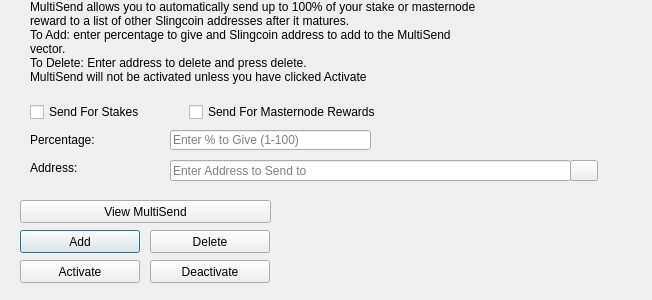
<?xml version="1.0" encoding="UTF-8"?>
<ui version="4.0">
 <class>MultiSendDialog</class>
 <widget class="QDialog" name="MultiSendDialog">
  <property name="windowModality">
   <enum>Qt::NonModal</enum>
  </property>
  <property name="geometry">
   <rect>
    <x>0</x>
    <y>0</y>
    <width>652</width>
    <height>300</height>
   </rect>
  </property>
  <property name="windowTitle">
   <string>MultiSend</string>
  </property>
  <widget class="QLineEdit" name="multiSendPercentEdit">
   <property name="geometry">
    <rect>
     <x>170</x>
     <y>130</y>
     <width>201</width>
     <height>20</height>
    </rect>
   </property>
   <property name="toolTip">
    <string>Enter whole numbers 1 - 100</string>
   </property>
   <property name="placeholderText">
    <string>Enter % to Give (1-100)</string>
   </property>
  </widget>
  <widget class="QLineEdit" name="multiSendAddressEdit">
   <property name="geometry">
    <rect>
     <x>170</x>
     <y>160</y>
     <width>401</width>
     <height>21</height>
    </rect>
   </property>
   <property name="toolTip">
    <string/>
   </property>
   <property name="placeholderText">
    <string>Enter Address to Send to</string>
   </property>
  </widget>
  <widget class="QLabel" name="label_2">
   <property name="geometry">
    <rect>
     <x>30</x>
     <y>0</y>
     <width>451</width>
     <height>121</height>
    </rect>
   </property>
   <property name="lineWidth">
    <number>1</number>
   </property>
   <property name="text">
    <string>MultiSend allows you to automatically send up to 100% of your stake or masternode reward to a list of other Slingcoin addresses after it matures.
To Add: enter percentage to give and Slingcoin address to add to the MultiSend vector.
To Delete: Enter address to delete and press delete.
MultiSend will not be activated unless you have clicked Activate</string>
   </property>
   <property name="alignment">
    <set>Qt::AlignLeading|Qt::AlignLeft|Qt::AlignTop</set>
   </property>
   <property name="wordWrap">
    <bool>true</bool>
   </property>
  </widget>
  <widget class="QLabel" name="message">
   <property name="geometry">
    <rect>
     <x>290</x>
     <y>200</y>
     <width>351</width>
     <height>91</height>
    </rect>
   </property>
   <property name="text">
    <string/>
   </property>
  </widget>
  <widget class="QPushButton" name="addButton">
   <property name="geometry">
    <rect>
     <x>20</x>
     <y>230</y>
     <width>120</width>
     <height>23</height>
    </rect>
   </property>
   <property name="toolTip">
    <string/>
   </property>
   <property name="statusTip">
    <string>Add to MultiSend Vector</string>
   </property>
   <property name="text">
    <string>Add</string>
   </property>
  </widget>
  <widget class="QPushButton" name="disableButton">
   <property name="geometry">
    <rect>
     <x>150</x>
     <y>260</y>
     <width>120</width>
     <height>23</height>
    </rect>
   </property>
   <property name="statusTip">
    <string>Deactivate MultiSend</string>
   </property>
   <property name="text">
    <string>Deactivate</string>
   </property>
  </widget>
  <widget class="QPushButton" name="addressBookButton">
   <property name="geometry">
    <rect>
     <x>570</x>
     <y>160</y>
     <width>28</width>
     <height>21</height>
    </rect>
   </property>
   <property name="toolTip">
    <string>Choose an address from the address book</string>
   </property>
   <property name="text">
    <string/>
   </property>
   <property name="icon">
    <iconset resource="../sling.qrc">
     <normaloff>:/icons/address-book</normaloff>:/icons/address-book</iconset>
   </property>
   <property name="shortcut">
    <string>Alt+A</string>
   </property>
   <property name="autoDefault">
    <bool>false</bool>
   </property>
  </widget>
  <widget class="QLabel" name="label">
   <property name="geometry">
    <rect>
     <x>30</x>
     <y>130</y>
     <width>121</width>
     <height>20</height>
    </rect>
   </property>
   <property name="toolTip">
    <string>Percentage of stake to send</string>
   </property>
   <property name="text">
    <string>Percentage:</string>
   </property>
  </widget>
  <widget class="QLabel" name="label_5">
   <property name="geometry">
    <rect>
     <x>30</x>
     <y>160</y>
     <width>111</width>
     <height>16</height>
    </rect>
   </property>
   <property name="toolTip">
    <string>Address to send portion of stake to</string>
   </property>
   <property name="text">
    <string>Address:</string>
   </property>
  </widget>
  <widget class="QPushButton" name="deleteButton">
   <property name="geometry">
    <rect>
     <x>150</x>
     <y>230</y>
     <width>120</width>
     <height>23</height>
    </rect>
   </property>
   <property name="toolTip">
    <string/>
   </property>
   <property name="statusTip">
    <string>Delete Address From MultiSend Vector</string>
   </property>
   <property name="text">
    <string>Delete</string>
   </property>
  </widget>
  <widget class="QPushButton" name="activateButton">
   <property name="geometry">
    <rect>
     <x>20</x>
     <y>260</y>
     <width>120</width>
     <height>23</height>
    </rect>
   </property>
   <property name="statusTip">
    <string>Activate MultiSend</string>
   </property>
   <property name="text">
    <string>Activate</string>
   </property>
  </widget>
  <widget class="QPushButton" name="viewButton">
   <property name="geometry">
    <rect>
     <x>20</x>
     <y>200</y>
     <width>251</width>
     <height>23</height>
    </rect>
   </property>
   <property name="toolTip">
    <string/>
   </property>
   <property name="statusTip">
    <string>View MultiSend Vector</string>
   </property>
   <property name="text">
    <string>View MultiSend</string>
   </property>
  </widget>
  <widget class="QWidget" name="horizontalLayoutWidget">
   <property name="geometry">
    <rect>
     <x>30</x>
     <y>100</y>
     <width>351</width>
     <height>24</height>
    </rect>
   </property>
   <layout class="QHBoxLayout" name="horizontalLayout">
    <item>
     <widget class="QCheckBox" name="multiSendStakeCheckBox">
      <property name="text">
       <string>Send For Stakes</string>
      </property>
     </widget>
    </item>
    <item>
     <widget class="QCheckBox" name="multiSendMasternodeCheckBox">
      <property name="text">
       <string>Send For Masternode Rewards</string>
      </property>
     </widget>
    </item>
   </layout>
  </widget>
 </widget>
 <resources>
  <include location="../sling.qrc"/>
 </resources>
 <connections/>
</ui>
